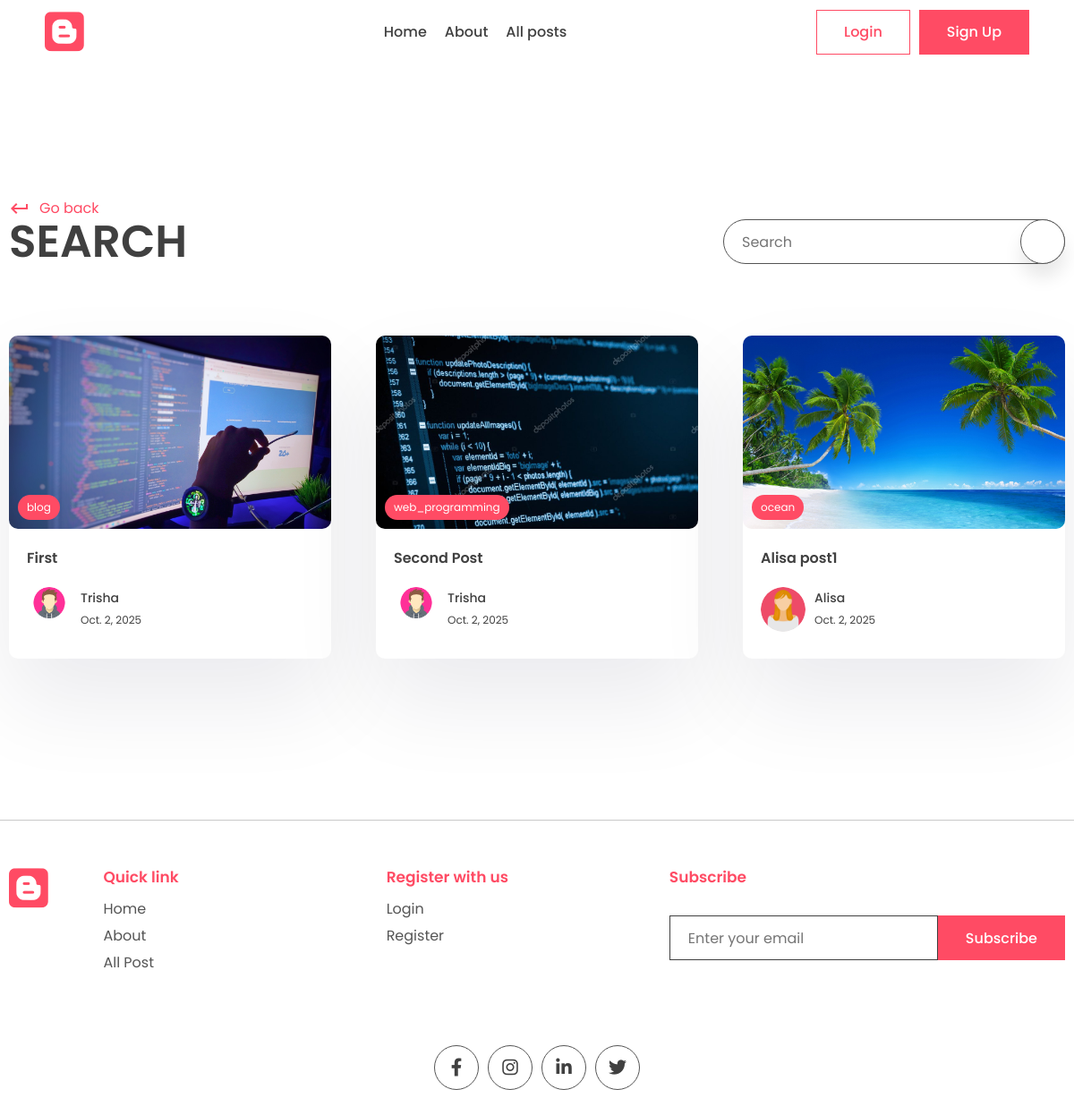
The app's page /search/ with its own data.
### app/models.py (models this page shows, shortened)
class Post(models.Model):
    title = models.CharField(max_length=200)
    content = models.TextField()
    last_updated = models.DateTimeField(auto_now=True)
    slug = models.SlugField(max_length=200, unique=True)
    image = models.ImageField(null=True, blank=True, upload_to = "images/")
    tags = models.ManyToManyField(Tag, blank=True, related_name= 'post')
    view_count = models.IntegerField(null=True, blank=True)
    is_featured = models.BooleanField(default=False)
    author = models.ForeignKey(User,on_delete=models.CASCADE, null= True, blank=True)
    bookmarks = models.ManyToManyField(User, related_name= "bookmarks", default= None, blank= True)
    likes = models.ManyToManyField(User, related_name= "post_like", default= None, blank= True)

class Tag(models.Model):
    name = models.CharField(max_length=100)
    description = models.CharField(max_length=100)
    slug = models.SlugField(max_length=200, unique=True)

class Profile(models.Model):
    user = models.OneToOneField(User, on_delete=models.CASCADE)
    profile_image = models.ImageField(null=True, blank=True, upload_to = "images/")
    slug = models.SlugField(max_length=200, unique=True)
    bio = models.CharField(max_length=200)

### app/views.py (the view)
# urls.py: path('search/', views.search_posts,name = 'search' ),
def search_posts(request):
    search_querry = ''
    if request.GET.get('q'):
        search_querry = request.GET.get('q')
    posts = Post.objects.filter(title__icontains = search_querry)
    context = {
               'posts':posts,
               'search_querry':search_querry,
               }
    return render(request, 'app/search.html',context)

### app/templates/app/search.html (shortened to what this page needs)
{% extends "base.html" %}
{% block content %}
    <main>
      <div class="container">
        <div class="page-top">
          <div class="top flex">
            <div class="page-name">
              <a href="#" class="learn">
                <span class="material-icons"> keyboard_return </span> Go back
              </a>
              <h1>Search</h1>
            </div>
            <form class="search-bar s-active" method = "GET">
              <input type="text" placeholder="Search" name="q" value="{{search_querry}}"/>
              <button type = "submit" class="animated-search">
              </button>
            </form>
          </div>
        </div>
      </div>
    </main>
    <section class="sp">
      <div class="container">
        <div class="grid">
        {% for post in posts %}
          <a href="#">
            <div class="card">
              <div class="post-img">
                <img src="{{post.image.url}}" alt="" />
                <div class="tag">{{post.tags.all.0.name}}</div>
              </div>
              <div class="card-content">
                <h3>
                  {{post.title}}
                </h3>
                <div class="author">
                  <div class="profile-pic">
                    <img src="{{post.author.profile.profile_image.url}}" alt="" />
                  </div>
                  <div class="details">
                    <p>{{post.author.first_name}}</p>
                    <small>{{post.last_updated|date}}</small>
                  </div>
                </div>
              </div>
            </div>
          </a>
        {% endfor %}
        </div>
      </div>
    </section>
{% endblock content %}

### app/static/app/style.css (style rules this page uses)
* { margin: 0; padding: 0; box-sizing: border-box; text-decoration: none; border: none; outline: none; list-style: none; font-family: "Poppins", sans-serif; color: var(--black); }
:root { --red: #ff4b64; --black: #404040; --orange: #ff9100 ; --des: #555555; --shadow: #ffffff1a 0px 1px 1px 0px inset, #32325d40 0px 50px 100px -20px, #0000004d 0px 30px 60px -30px; --shadow2: rgba(17, 12, 46, 0.084) 0px 48px 100px 0px; }
html { font-size: 62.5%; }
[class*="grid"] { display: grid; }
img { width: 100%; }
.container { max-width: 1220px; margin: auto; padding: 0 10px; }
p, a { font-size: 1.6rem; color: var(--des); }
input, textarea { font-size: 1.6rem; color: var(--black); }
.search-bar, .animated-search { width: 5rem; aspect-ratio: 1/1; border: 1px solid var(--des); border-radius: 50%; display: flex; align-items: center; justify-content: center; background: white; box-shadow: 0 15px 20px #00000018; cursor: pointer; margin-top: 10rem; z-index: 2; }
.search-bar input { display: none; }
.search-bar { box-shadow: unset; border: none; }
.search-bar .animated-search { margin-top: 0; }
.s-active { width: fit-content; border-radius: 5rem; height: 5rem; aspect-ratio: unset; position: relative; padding: 0 6rem; padding-left: 2rem; border: 1px solid var(--des); }
.s-active input { width: 30rem; font-style: 1.6rem; height: calc(100% - 2px); display: block; }
.s-active .animated-search { position: absolute !important; top: 50%; transform: translateY(-50%); right: -1px; }
.sp { padding: 8rem 0; }
.post-img { height: 40rem; width: 100%; overflow: hidden; border-radius: 1rem; }
.post-img img { height: 100%; object-fit: cover; object-position: center; }
.learn { display: flex; align-items: center; gap: 1rem; color: var(--red); margin-top: 2rem; }
.learn span { color: #ff4b64; }
.card { background: white; box-shadow: var(--shadow2); border-radius: 1rem; cursor: pointer; transition: 0.3s; }
.post-img { position: relative; }
.tag { position: absolute; bottom: 1rem; left: 1rem; background: var(--red); color: white; border-radius: 5rem; padding: 0.5rem 1rem; font-size: 1.2rem; }
.card-content { padding: 2rem; padding-bottom: 3rem; }
.card h3 { font-size: 1.6rem; font-weight: 600; }
.card .post-img { width: 100%; height: unset; aspect-ratio: 1/0.6; }
.author { display: flex; align-items: center; gap: 1rem; margin-top: 2rem; }
.profile-pic { width: 5rem; aspect-ratio: 1/1; border-radius: 50%; overflow: hidden; }
.author p { color: var(--black); font-weight: 500; font-size: 1.4rem; }
.author small { color: var(--black); font-size: 1.2rem; }
.page-name h1 { font-size: 5rem; text-transform: uppercase; font-weight: 600; line-height: 5rem; }
.flex { display: flex; align-items: flex-end; justify-content: space-between; }
.flex .search-bar { margin-top: 0; }
.grid { grid-template-columns: repeat(3, 1fr); gap: 5rem; }
main { padding-top: 10rem !important; }

### records on screen
Post: image (picture), tags.all.0.name "blog", title "First", author.profile.profile_image (picture), author.first_name "Trisha", last_updated "Oct. 2, 2025"
Post: image (picture), tags.all.0.name "web_programming", title "Second Post", author.profile.profile_image (picture), author.first_name "Trisha", last_updated "Oct. 2, 2025"
Post: image (picture), tags.all.0.name "ocean", title "Alisa post1", author.profile.profile_image (picture), author.first_name "Alisa", last_updated "Oct. 2, 2025"
